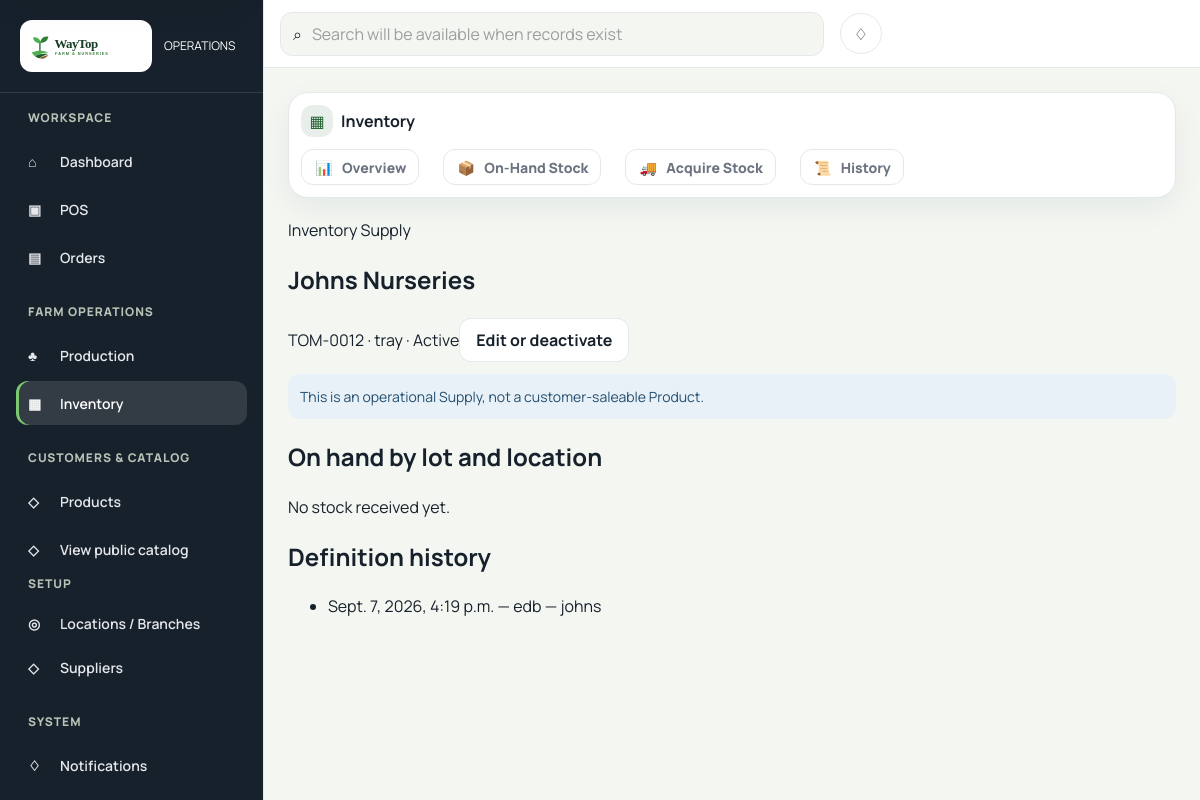
Page /dashboard/inventory/supplies/TOM-0012/ (signed in) on the committed database.
### apps/inventory/models.py (models this page shows, shortened)
class InventorySupply(models.Model):
    class Category(models.TextChoices):
        SEEDS = "SEEDS", "Seeds"
        GROWING_MEDIA = "GROWING_MEDIA", "Growing media"
        NURSERY_TRAYS = "NURSERY_TRAYS", "Nursery trays"
        FERTILIZER = "FERTILIZER", "Fertilizer"
        PESTICIDE = "PESTICIDE", "Pesticide"
        FUNGICIDE = "FUNGICIDE", "Fungicide"
        HERBICIDE = "HERBICIDE", "Herbicide"
        PACKAGING = "PACKAGING", "Packaging"
        NURSERY_SUPPLIES = "NURSERY_SUPPLIES", "Nursery supplies"
        OTHER = "OTHER", "Other operational supply"
    id = models.UUIDField(primary_key=True, default=uuid.uuid4, editable=False)
    code = models.CharField(max_length=64, unique=True)
    name = models.CharField(max_length=200)
    category = models.CharField(max_length=30, choices=Category.choices)
    base_unit = models.CharField(max_length=50)
    allows_fractional_quantity = models.BooleanField(default=False)
    is_active = models.BooleanField(default=True)
    created_at = models.DateTimeField(auto_now_add=True)
    updated_at = models.DateTimeField(auto_now=True)
    class Meta:
        ordering = ("code",)
        default_permissions = ()
        permissions = (("manage_supplies", "Can manage Inventory supply definitions"),)
        constraints = [
            models.CheckConstraint(condition=~Q(code=""), name="inventory_supply_code_not_empty"),
            models.CheckConstraint(condition=~Q(name=""), name="inventory_supply_name_not_empty"),
            models.CheckConstraint(condition=~Q(base_unit=""), name="inventory_supply_unit_not_empty"),
        ]

class InventorySupplyEvent(models.Model):
    id = models.UUIDField(primary_key=True, default=uuid.uuid4, editable=False)
    supply = models.ForeignKey(InventorySupply, on_delete=models.PROTECT, related_name="history")
    actor = models.ForeignKey(
        settings.AUTH_USER_MODEL, on_delete=models.PROTECT, related_name="inventory_supply_events"
    )
    reason = models.TextField()
    correlation_id = models.UUIDField(editable=False)
    idempotency_key = models.UUIDField(unique=True, editable=False)
    request_fingerprint = models.CharField(max_length=64, editable=False)
    created_at = models.DateTimeField(auto_now_add=True)
    class Meta:
        ordering = ("created_at", "id")
        default_permissions = ()
        constraints = [
            models.CheckConstraint(condition=~Q(reason=""), name="inventory_supply_event_reason_not_empty"),
        ]

### apps/accounts/models.py (models this page shows)
class User(AbstractUser):
    id = models.UUIDField(primary_key=True, default=uuid.uuid4, editable=False)
    created_at = models.DateTimeField(auto_now_add=True)
    updated_at = models.DateTimeField(auto_now=True)

### apps/inventory/staff_views.py (the view)
# urls.py: path("inventory/supplies/<str:code>/", inventory_staff_views.supply_detail, name="inventory_supply_detail"),
@login_required(login_url="accounts:login")
def supply_detail(request, code):
    require_supply_view(request.user)
    supply = get_object_or_404(InventorySupply.objects.prefetch_related("history"), code=code)
    positions = StockPosition.objects.filter(item=supply.inventory_item).select_related("lot", "location")
    return render(request, "dashboard/inventory/supply_detail_live.html", {"supply": supply, "positions": positions})

### apps/core/context_processors.py (called while the page is built)
def business_contact(request):
    phone = settings.WAYTOP_CONTACT_PHONE
    digits = phone.removeprefix("+")
    display = f"+{digits[:3]} {digits[3:6]} {digits[6:9]} {digits[9:]}"
    return {"business_phone": {"uri": phone, "display": display}}

def commerce_catalog(request):
    return {"commerce_catalog": []}

### apps/inventory/supply_services.py (called while the page is built)
def _require(actor, permission):
    if (
        actor is None or not actor.is_authenticated or not actor.is_active
        or not actor.is_staff or not actor.has_perm(permission)
    ):
        raise PermissionDenied(f"Inventory Supply operation requires {permission}.")

def require_supply_view(actor):
    _require(actor, "inventory.view")

### templates/dashboard/inventory/supply_detail_live.html (shortened to what this page needs)
{% extends "staff_base.html" %}
{% block content %}
<section class="staff-workspace">
  <header class="staff-page-heading"><p>Inventory Supply</p><h1>{{ supply.name }}</h1><span>{{ supply.code }} · {{ supply.base_unit }} · {% if supply.is_active %}Active{% else %}Inactive{% endif %}</span>{% if perms.inventory.manage_supplies %}<a class="staff-button staff-button--secondary" href="{% url 'dashboard:inventory_supply_edit' supply.code %}">Edit or deactivate</a>{% endif %}</header>
  <p class="staff-rule-note">This is an operational Supply, not a customer-saleable Product.</p>
  <h2>On hand by lot and location</h2>{% if positions %}<table><thead><tr><th>Lot</th><th>Location</th><th>On hand</th></tr></thead><tbody>{% for position in positions %}<tr><td>{{ position.lot.lot_code }}</td><td>{{ position.location.name }}</td><td>{{ position.on_hand_base_quantity }} {{ supply.base_unit }}</td></tr>{% endfor %}</tbody></table>{% else %}<p>No stock received yet.</p>{% endif %}
  <h2>Definition history</h2>{% if supply.history.all %}<ul>{% for event in supply.history.all %}<li>{{ event.created_at }} — {{ event.reason }} — {{ event.actor }}</li>{% endfor %}</ul>{% endif %}
</section>
{% endblock %}

### static/css/variables.css (style rules this page uses)
:root { --color-primary: #1F5E2D; --color-secondary: #4CAF50; --color-accent: #7BC96F; --color-background: #F8F7F3; --color-white: #FFFFFF; --color-dark: #17212B; --color-gray: #6B7280; --color-border: #E5E7EB; --color-success: #2E7D32; --color-primary-hover: #174723; --color-secondary-hover: #3D8F41; --color-primary-soft: rgba(31, 94, 45, 0.1); --color-surface-muted: #F3F6F1; --color-border-strong: #B8C2B7; --color-focus: #D4A017; --color-warning-surface: #FFF4D6; --color-warning-border: #E6BE55; --color-warning-text: #5C4300; --color-error: #A62B1F; --color-error-surface: #FBE9E7; --color-success-surface: #E8F5E9; --color-success-text: #185C2C; --color-info-surface: #E8F1F7; --color-info-text: #234E70; --color-nav-blue-soft: #EEF7FF; --color-nav-blue-mist: #F5FBFF; --color-nav-sage: #F4FBF4; --color-nav-blue-glass: rgba(238, 247, 255, 0.86); --color-nav-sage-glass: rgba(244, 251, 244, 0.86); --gradient-nav-surface: linear-gradient(100deg, var(--color-nav-blue-mist) 0%, var(--color-white) 34%, var(--color-nav-sage) 69%, var(--color-nav-blue-soft) 100%); --gradient-nav-glass: linear-gradient(100deg, var(--color-nav-blue-glass), var(--color-white-90) 38%, var(--color-nav-sage-glass) 74%, var(--color-nav-blue-glass)); --gradient-nav-cta: linear-gradient(135deg, var(--color-primary) 0%, var(--color-success) 58%, var(--color-secondary-hover) 100%); --color-skeleton: #DCE4DA; --color-accent-gold: #D4A017; --color-primary-faint: rgba(31, 94, 45, 0.04); --color-primary-muted: rgba(31, 94, 45, 0.08); --color-accent-soft: rgba(123, 201, 111, 0.18); --color-accent-muted: rgba(123, 201, 111, 0.12); --color-dark-faint: rgba(23, 33, 43, 0.04); --color-overlay: rgba(23, 33, 43, 0.4); --color-white-80: rgba(255, 255, 255, 0.8); --color-white-90: rgba(255, 255, 255, 0.9); --color-white-96: rgba(255, 255, 255, 0.96); --color-white-border: rgba(255, 255, 255, 0.45); --color-white-faint: rgba(255, 255, 255, 0.12); --color-hero-overlay: linear-gradient(90deg, rgba(9, 47, 24, 0.82) 0%, rgba(9, 47, 24, 0.67) 42%, rgba(9, 47, 24, 0.18) 76%, rgba(9, 47, 24, 0.06) 100%); --color-hero-overlay-mobile: linear-gradient(90deg, rgba(9, 47, 24, 0.84) 0%, rgba(9, 47, 24, 0.67) 72%, rgba(9, 47, 24, 0.28) 100%); --color-hero-transition: linear-gradient(180deg, transparent 0%, rgba(9, 47, 24, 0.12) 48%, rgba(9, 47, 24, 0.52) 100%); --color-image-overlay: linear-gradient(135deg, rgba(31, 94, 45, 0.12), rgba(123, 201, 111, 0.16)); --color-connector: linear-gradient(90deg, rgba(31, 94, 45, 0.15), rgba(31, 94, 45, 0.05)); --space-1: 0.25rem; --space-2: 0.5rem; --space-3: 0.75rem; --space-4: 1rem; --space-5: 1.25rem; --space-6: 1.5rem; --space-7: 2rem; --space-8: 2.5rem; --space-9: 3rem; --space-10: 4rem; --space-11: 5rem; --space-12: 6rem; --space-13: 7.5rem; --radius-sm: 0.75rem; --radius-md: 1rem; --radius-lg: 1.25rem; --radius-xl: 1.5rem; --radius-2xl: 2rem; --radius-round: 999px; --shadow-sm: 0 10px 30px rgba(23, 33, 43, 0.06); --shadow-md: 0 18px 40px rgba(23, 33, 43, 0.08); --shadow-lg: 0 24px 60px rgba(23, 33, 43, 0.12); --shadow-xl: 0 36px 90px rgba(23, 33, 43, 0.16); --shadow-trust: 0 24px 70px rgba(14, 44, 24, 0.16); --shadow-float: 0 12px 30px rgba(23, 33, 43, 0.06); --shadow-nav: 0 10px 30px rgba(23, 33, 43, 0.07), inset 0 1px 0 rgba(255, 255, 255, 0.9), inset 0 -1px 0 rgba(31, 94, 45, 0.08); --shadow-nav-sticky: 0 18px 45px rgba(23, 33, 43, 0.13), inset 0 1px 0 rgba(255, 255, 255, 0.84); --shadow-nav-logo: 0 10px 28px rgba(31, 94, 45, 0.09), inset 0 1px 0 rgba(255, 255, 255, 0.96); --shadow-nav-cta: 0 12px 28px rgba(31, 94, 45, 0.24); --transition-fast: 180ms ease; --transition-normal: 280ms ease; --transition-slow: 420ms ease; --transition-premium: 320ms cubic-bezier(0.22, 1, 0.36, 1); --font-sans: 'Manrope', 'Segoe UI', Roboto, Arial, sans-serif; --line-height-tight: 1.1; --line-height-normal: 1.5; --line-height-relaxed: 1.7; --text-display-xl: clamp(2.5rem, 4vw, 4.25rem); --text-display-lg: clamp(2rem, 3.2vw, 3rem); --text-heading-1: clamp(1.75rem, 2.8vw, 2.5rem); --text-heading-2: clamp(1.4rem, 2.2vw, 2rem); --text-heading-3: clamp(1.1rem, 1.7vw, 1.35rem); --text-heading-4: 1rem; --text-body-lg: 1.05rem; --text-body: 1rem; --text-small: 0.875rem; --text-caption: 0.75rem; }

### rows in the picture
InventorySupply: name "Johns Nurseries", code "TOM-0012", base_unit "tray"
InventorySupplyEvent: created_at "Sept. 7, 2026, 4:19 p.m.", reason "edb", actor "johns"
